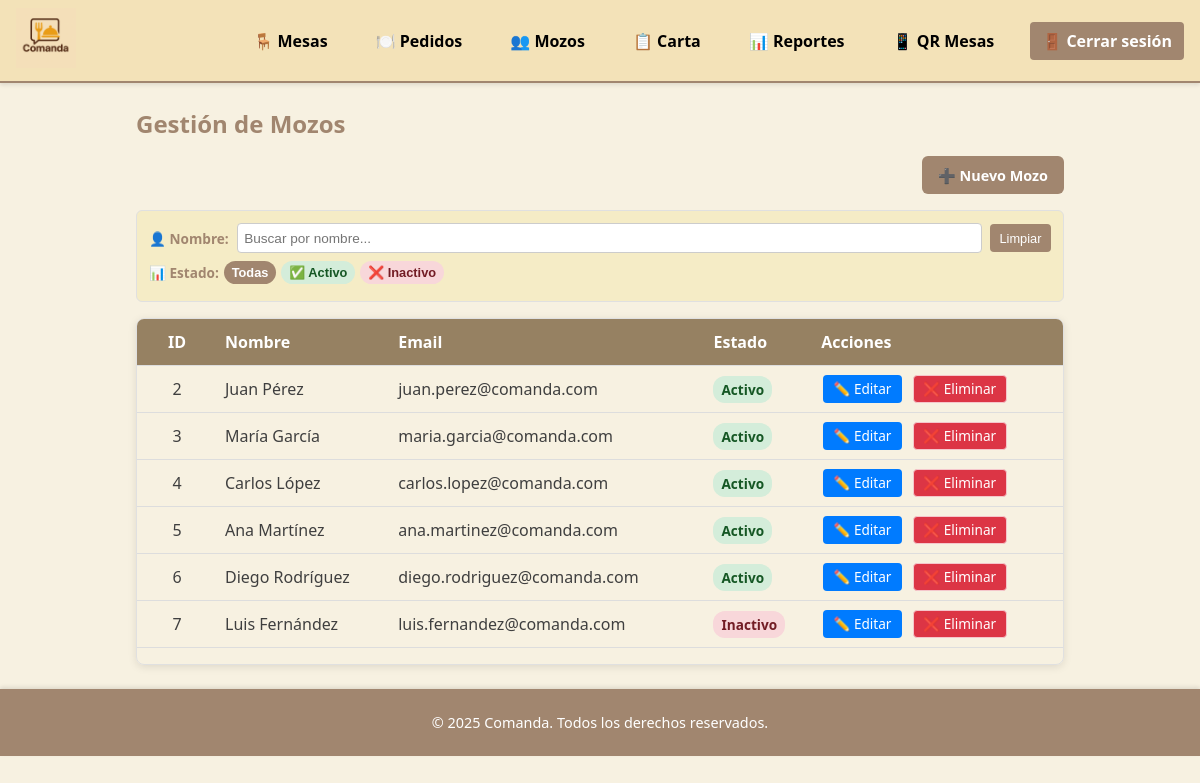
Page /index.php?route=mozos (signed in) on the committed database.
### tables this page shows
CREATE TABLE usuarios (
  id_usuario     INT UNSIGNED AUTO_INCREMENT PRIMARY KEY,
  nombre         VARCHAR(50) NOT NULL,
  apellido       VARCHAR(50) NOT NULL,
  email          VARCHAR(100) NOT NULL UNIQUE,
  contrasenia    VARCHAR(255) NOT NULL,
  rol            ENUM('administrador','mozo') NOT NULL,
  estado         ENUM('activo','inactivo') NOT NULL DEFAULT 'activo',
  fecha_creacion TIMESTAMP NOT NULL DEFAULT CURRENT_TIMESTAMP
);

### src/config/helpers.php (called while the page is built)
<?php
function getBaseUrl() {
    $protocol = isset($_SERVER['HTTPS']) && $_SERVER['HTTPS'] === 'on' ? 'https' : 'http';
    $host = $_SERVER['HTTP_HOST'];
    $script_name = $_SERVER['SCRIPT_NAME'];
    return $protocol . '://' . $host . dirname($script_name);
}
function url($route = '', $params = []) {
    $base_url = getBaseUrl();
    $url = $base_url . '/index.php';
    if ($route) {
        $url .= '?route=' . $route;
    }
    foreach ($params as $key => $value) {
        $url .= ($route || !empty($params)) ? '&' : '?';
        $url .= urlencode($key) . '=' . urlencode($value);
    }
    return $url;
}
?>

### src/models/Usuario.php (called while the page is built, shortened)
<?php
class Usuario {
    public static function allByRole(string $rol): array {
        $db = (new Database)->getConnection();
        $stmt = $db->prepare("SELECT * FROM usuarios WHERE rol = ?");
        $stmt->execute([$rol]);
        return $stmt->fetchAll(PDO::FETCH_ASSOC);
    }
}

### src/views/mozos/index.php (the view, shortened to what this page needs)
<?php
require_once __DIR__ . '/../../config/helpers.php';
$mozos = Usuario::allByRole('mozo');
?>
<h2>Gestión de Mozos</h2>
<div class="action-buttons" style="display: flex; justify-content: flex-end; gap: 0.75rem; margin-bottom: 1rem; align-items: center;">
  <a href="<?= url('mozos/create') ?>" class="button" style="padding: 0.6rem 1rem; font-size: 0.9rem; white-space: nowrap;">
    ➕ Nuevo Mozo
  </a>
</div>
<div class="filters-container">
  <div id="filtersContent" class="search-filter" style="background:rgb(245, 236, 198); border: 1px solid #e0e0e0; border-radius: 6px; padding: 0.75rem; margin-bottom: 1rem;">
  <div style="display: flex; align-items: center; gap: 0.5rem; margin-bottom: 0.5rem; flex-wrap: wrap;">
    <label style="font-weight: 600; color: var(--secondary); font-size: 0.85rem;">👤 Nombre:</label>
    <input type="text" id="searchNombre" placeholder="Buscar por nombre..."
           style="flex: 1; min-width: 200px; padding: 0.4rem; border: 1px solid #ccc; border-radius: 4px; font-size: 0.85rem;">
    <button id="clearNombreSearch"
            style="padding: 0.4rem 0.6rem; background: var(--secondary); color: white; border: none; border-radius: 4px; cursor: pointer; font-size: 0.8rem;">
      Limpiar
    </button>
  </div>
  <div style="display: flex; align-items: center; gap: 0.3rem; flex-wrap: wrap;">
    <label style="font-weight: 600; color: var(--secondary); font-size: 0.85rem;">📊 Estado:</label>
    <div class="status-filters" style="display: flex; gap: 0.3rem; flex-wrap: wrap;">
      <button class="status-filter-btn active" data-status="all" style="padding: 4px 8px; border: none; background: var(--secondary); color: white; border-radius: 12px; cursor: pointer; font-size: 0.8em; font-weight: bold; transition: all 0.3s ease;">
        Todas
      </button>
      <button class="status-filter-btn" data-status="activo" style="padding: 4px 8px; border: none; background: #d4edda; color: #155724; border-radius: 12px; cursor: pointer; font-size: 0.8em; font-weight: bold; transition: all 0.3s ease;">
        ✅ Activo
      </button>
      <button class="status-filter-btn" data-status="inactivo" style="padding: 4px 8px; border: none; background: #f8d7da; color: #721c24; border-radius: 12px; cursor: pointer; font-size: 0.8em; font-weight: bold; transition: all 0.3s ease;">
        ❌ Inactivo
      </button>
    </div>
  </div>
  </div>
</div>
<div class="table-responsive">
<table class="table">
  <thead>
    <tr>
      <th>ID</th>
      <th>Nombre</th>
      <th>Email</th>
      <th>Estado</th>
      <th>Acciones</th>
    </tr>
  </thead>
  <tbody>
  <?php if (empty($mozos)): ?>
    <tr>
      <td colspan="5">No hay mozos registrados.</td>
    </tr>
  <?php else: ?>
    <?php foreach ($mozos as $m): ?>
      <tr data-mozo-id="<?= $m['id_usuario'] ?>" style="border-bottom: 1px solid #e0e0e0;">
        <td><?= $m['id_usuario'] ?></td>
        <td><?= htmlspecialchars($m['nombre'].' '.$m['apellido']) ?></td>
        <td><?= htmlspecialchars($m['email']) ?></td>
        <td>
          <?php
          $estado = $m['estado'];
          if ($estado === 'activo') {
              $bg_color = '#d4edda';
              $text_color = '#155724';
          } else {
              $bg_color = '#f8d7da';
              $text_color = '#721c24';
          }
          ?>
          <span style="padding: 4px 8px; border-radius: 12px; font-size: 0.85em; font-weight: bold;
                       background: <?= $bg_color ?>;
                       color: <?= $text_color ?>;">
            <?= htmlspecialchars(ucfirst($m['estado'])) ?>
          </span>
        </td>
        <td>
          <a href="<?= url('mozos/edit', ['id' => $m['id_usuario']]) ?>" class="btn-action" style="padding: 0.4rem 0.6rem; font-size: 0.85rem; margin-right: 0.3rem; text-decoration: none; background: #007bff; color: white; border-radius: 4px; transition: all 0.2s ease;">
            ✏️ Editar
          </a>
          <a href="#" class="btn-action delete" style="padding: 0.4rem 0.6rem; font-size: 0.85rem; text-decoration: none; background: #dc3545; color: white; border-radius: 4px; transition: all 0.2s ease;"
             onclick="confirmarBorradoMozo(<?= $m['id_usuario'] ?>, '<?= htmlspecialchars($m['nombre'] . ' ' . $m['apellido']) ?>')">
            ❌ Eliminar
          </a>
        </td>
      </tr>
    <?php endforeach; ?>
  <?php endif; ?>
  </tbody>
</table>
</div>

### public/assets/css/style.css (style rules this page uses)
:root { --background: #f7f1e1; --surface: hsl(42, 60%, 84%); --primary: #f3e2b8; --secondary: #a1866f; --accent: #eee0be; --text: #3f3f3f; --text-light: #ffffff; }
* { margin: 0; padding: 0; box-sizing: border-box; }
html, body { min-height: 100%; font-family: "Segoe UI", Tahoma, sans-serif; background-color: var(--background); color: var(--text); }
h1, h2 { margin-bottom: 1rem; color: var(--secondary); }
table { width: 100%; border-collapse: collapse; margin-bottom: 2rem; }
.table-responsive { display: block; max-height: 70vh; overflow-y: auto; border: 1px solid #e0e0e0; border-radius: 8px; box-shadow: 0 2px 8px rgba(0,0,0,0.1); position: relative; }
.table-responsive::after { content: ''; position: sticky; bottom: 0; left: 0; right: 0; height: 20px; background: linear-gradient(transparent, rgba(0,0,0,0.1)); pointer-events: none; border-radius: 0 0 8px 8px; }
.action-buttons { display: flex; justify-content: flex-end; gap: 0.75rem; margin-bottom: 1rem; align-items: center; }
.action-buttons .button { padding: 0.6rem 1rem; font-size: 0.9rem; white-space: nowrap; transition: all 0.3s ease; border-radius: 6px; text-decoration: none; display: inline-block; font-weight: 600; }
.search-filter { background: #f8f9fa; border: 1px solid #e0e0e0; border-radius: 6px; padding: 0.6rem; margin-bottom: 0.8rem; }
th, td { padding: 0.75rem; text-align: left; border-bottom: 1px solid var(--accent); }
.table th:nth-child(1), .table td:nth-child(1) { width: 80px; min-width: 80px; max-width: 80px; text-align: center; padding: 0.75rem 0.5rem; }
th { background-color: var(--secondary); color: var(--text-light); font-weight: 600; }
a.button { display: inline-block; background-color: var(--secondary); color: var(--text-light); padding: 0.5rem 1rem; border-radius: 4px; text-decoration: none; font-size: 0.95rem; transition: background-color 0.2s ease; }
.btn-action { padding: 0.4rem 0.6rem; font-size: 1rem; line-height: 1; border-radius: 0.25rem; background-color: var(--secondary); color: var(--text-light); border: none; cursor: pointer; display: inline-block; margin: 0 0.1rem; text-decoration: none; transition: all 0.3s ease; min-width: 32px; text-align: center; }
.btn-action.delete { background-color: #e0515f; color: #ffffff; }

### src/views/mozos/index.php (style rules this page uses)
.filters-container { margin-bottom: 1rem; }
.table-responsive { overflow-x: auto; -webkit-overflow-scrolling: touch; }
.table { width: 100%; border-collapse: collapse; margin-bottom: 1rem; }
.table th, .table td { padding: 0.5rem; text-align: left; border-bottom: 1px solid #ddd; }
.table th { background-color:rgb(150, 129, 98); font-weight: 600; }
.btn-action { display: inline-block; padding: 0.25rem 0.5rem; margin: 0 0.1rem; text-decoration: none; border-radius: 4px; font-size: 0.875rem; font-weight: 500; transition: all 0.2s ease; cursor: pointer; border: 1px solid transparent; background: #f8f9fa; color: #333; }
.btn-action.delete { background: #f8d7da; color: #721c24; border-color: #f5c6cb; }
@media (min-width: 769px) { #filtersContent { display: block; } }

### rows in the picture
usuarios: id_usuario "2", nombre+apellido "Juan Pérez", email "juan.perez@comanda.com", estado "Activo"
usuarios: id_usuario "3", nombre+apellido "María García", email "maria.garcia@comanda.com", estado "Activo"
usuarios: id_usuario "4", nombre+apellido "Carlos López", email "carlos.lopez@comanda.com", estado "Activo"
usuarios: id_usuario "5", nombre+apellido "Ana Martínez", email "ana.martinez@comanda.com", estado "Activo"
usuarios: id_usuario "6", nombre+apellido "Diego Rodríguez", email "diego.rodriguez@comanda.com", estado "Activo"
usuarios: id_usuario "7", nombre+apellido "Luis Fernández", email "luis.fernandez@comanda.com", estado "Inactivo"
